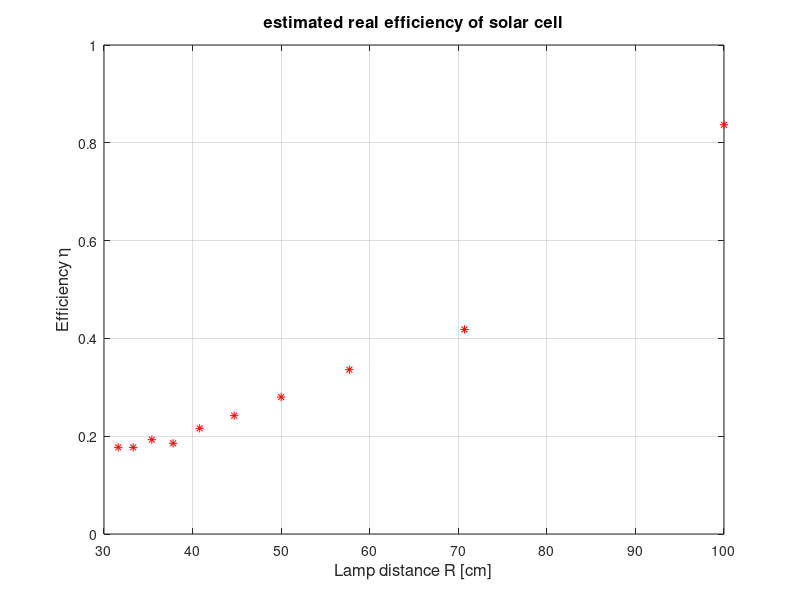

This chart was generated by the following MATLAB code:
%% manually input radii [cm] and maximal observed power output [W]

R = [31.6 33.3 35.4 37.8 40.8 44.7 50.0 57.7 70.7 100.0];
Pout = fliplr([4.795 4.795 5.784 6.418 6.940 7.440 7.440 8.819 9.152 10.17]*0.001);

%% calculate efficiency

% say 60 W lamp
% 5% goes into visible range
% area of solar cell A
% distance to lamp R
% % of visible light reaching cell:
% A / (4*pi*R^2)
A = 6;
lampEff = 1.0;
Pin = 60 * lampEff * A ./ (2*pi*R.^2);

effi = Pout./Pin;

%% nice it up!

plot(R,effi,'r*');
ylabel('Efficiency \eta','FontSize',12)
xlabel('Lamp distance R [cm]','FontSize',12)

grid on
title('estimated real efficiency of solar cell','FontSize',12)